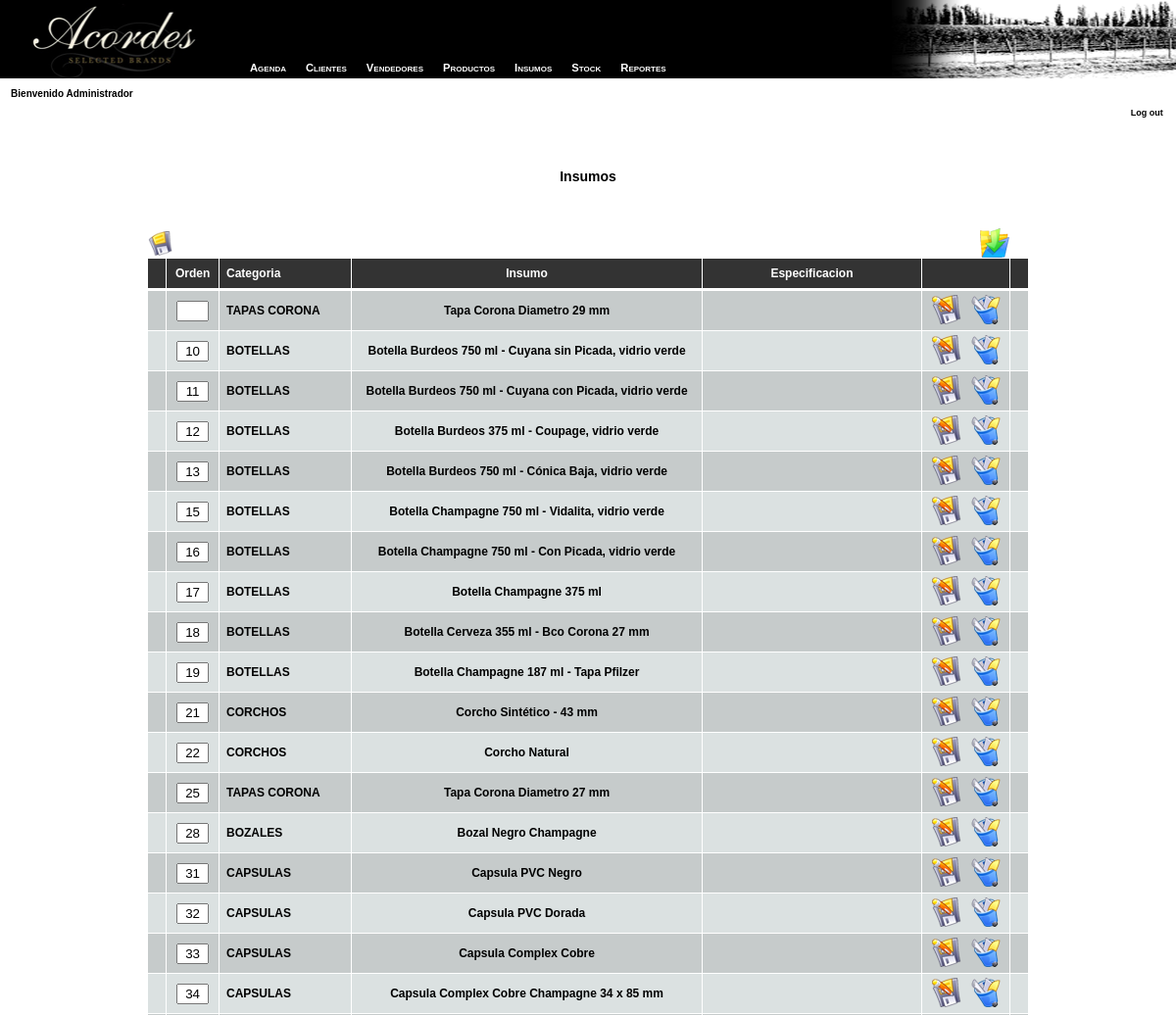
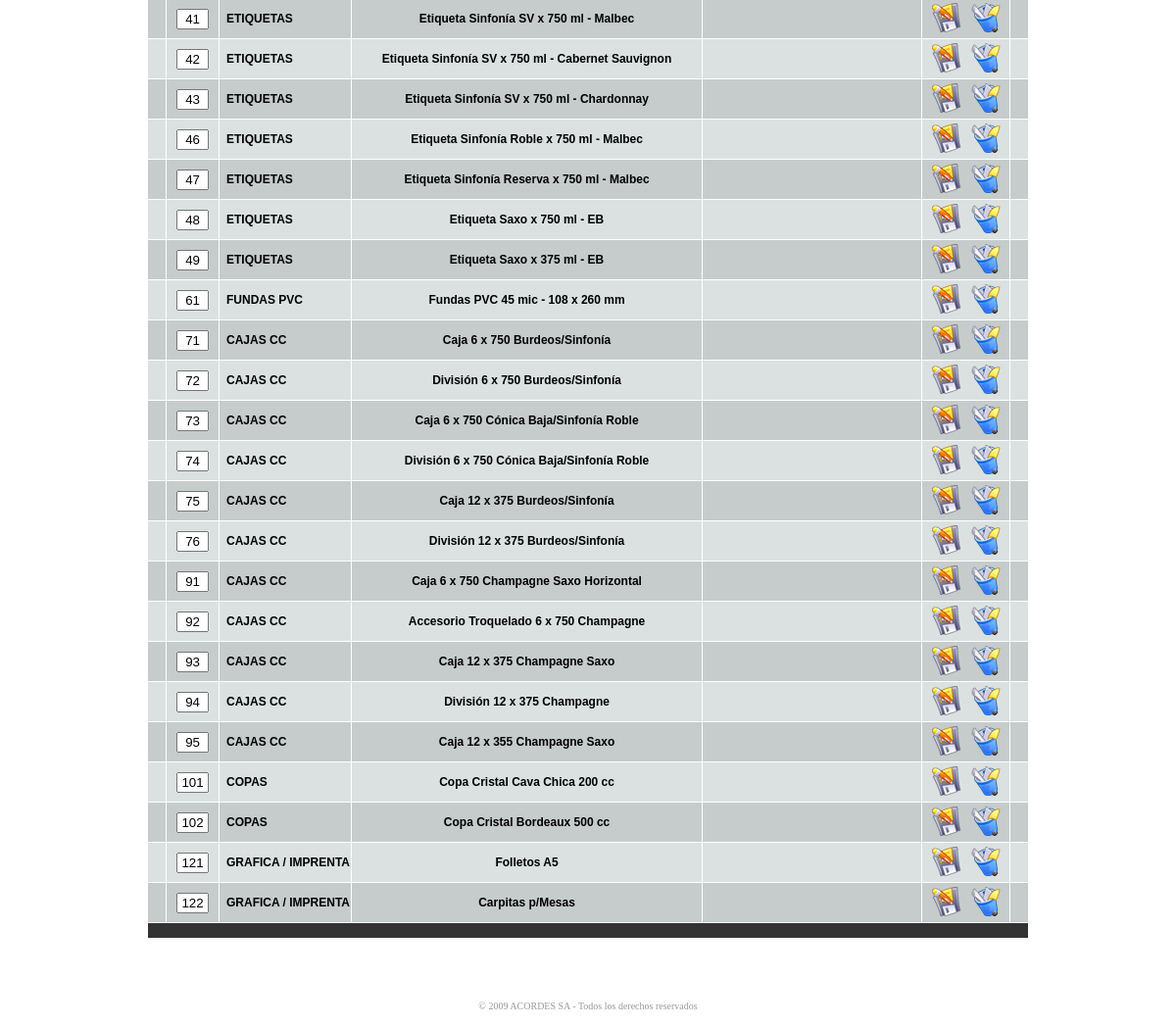
The page /web/administrador/abm_insumos.php (signed in) on the database its author committed (2 pictures, top to bottom).
### tables this page shows
CREATE TABLE `insumos` (
  `id_insumo` int(11) NOT NULL AUTO_INCREMENT,
  `id_categoria` int(11) DEFAULT NULL,
  `insumo` varchar(100) DEFAULT NULL,
  `detalle` text,
  `especificacion` varchar(200) DEFAULT NULL,
  `orden` tinyint(4) DEFAULT NULL,
  PRIMARY KEY (`id_insumo`),
  UNIQUE KEY `id_insumo` (`id_insumo`),
  KEY `id_insumo_2` (`id_insumo`)
);

CREATE TABLE `i_categorias` (
  `id_categoria` int(11) NOT NULL AUTO_INCREMENT,
  `categoria` varchar(100) DEFAULT NULL,
  PRIMARY KEY (`id_categoria`),
  UNIQUE KEY `id_categoria` (`id_categoria`),
  KEY `id_categoria_2` (`id_categoria`)
);

### web/administrador/conn.php (called while the page is built, shortened)
<?php
$conn_id = openConn();
function openConn (){
	$local = $_SERVER['SERVER_NAME'] == "localhost" ? true:false;
	if ($local) {
		$id = mysql_connect("localhost", "root") or die("error");
	} else {
		$id = mysql_connect("localhost", "acordes_user", "Acordes12") or die(mysql_error());
		mysql_select_db("acordes_bd", $id);
	}
	return $id;
}
function query ($str){
	global $conn_id;
	$q = mysql_query ($str, $conn_id) or die (mysql_error());
	return $q;
}
?>

### web/administrador/abm_insumos.php (the view, shortened to what this page needs)
<?
require("conn.php");
require("func.php");
$ver = $_REQUEST['ver'];
if($ver == "") $ver = "listar";
$id_insumo = $_REQUEST["id_insumo"];
$id_categoria = $_REQUEST["id_categoria"];
$insumo = $_REQUEST["insumo"];
$detalle = $_REQUEST["detalle"];
$especificacion = $_REQUEST["especificacion"];
?>
<html>
<head>
<link rel="stylesheet" href="includes/menu.css" type="text/css">
<link href="estilos.css" rel="stylesheet" type="text/css">
</head>
<body>
<?
	$vendedor = $_SESSION['nombre_vend'];
	$exp = explode(",", $vendedor);
	if($exp[1] == ""){
		$n = $exp[0];
	}else{
		$n = $exp[1];
	}
	include("_menu.php");
?>
<table width="100%" border="0" cellpadding="0" cellspacing="0">
		<tr>
			<td height="121" valign="top">
				<table width="100%" height="121" border="0" cellpadding="0" cellspacing="0" id="HEADER">
					<tr>
						<td width="343" valign="top" class="header-left3">
						  <img src="images/headers/mm-ap.jpg" width="341" height="80">
						  <p class="textToolBar">&nbsp;&nbsp;&nbsp;&nbsp;Bienvenido <?= $n?></p>
						</td>
						<td class="expand3">&nbsp;</td>
						<td width="358" valign="top" class="header-right3">
							<p>&nbsp;<br><br><br></p><p>&nbsp;</p>
					    	<p align="right"><a href="logout.php" class="textToolBarLink">Log out</a>&nbsp;&nbsp;&nbsp;</p>
						</td>
					</tr>
				</table>
			</td>
		</tr>
		<tr>
		  <td height="15"><div align="right"></div></td>
		</tr>
		<tr valign="top">
			<td height="5">
			</td>
		</tr>
		<tr><td height="30">&nbsp;</td></tr>
		<tr>
			<td valign="top" height="30">
<p align="center" class="titulo"><strong>Insumos</strong></p>
<br>
<?
if($ver != "listar"){
?>
	<table width="500" align="center" cellpadding="0" cellspacing="1">
		<form action="<?= $_SERVER['PHP_SELF']?>" method="POST" name="formu">
			<?	if($id_insumo == ""){?>
			  <input type="hidden" name="agregar" value="ok">
			  <tr height="30"><td class="t" colspan="4" align="center">Agregar un Insumo</td></tr>
			<?
				}
				else{
					$q2 = query("SELECT * FROM insumos WHERE id_insumo = $id_insumo");
					$rs2 = mysql_fetch_array($q2);
					$id_categoria = $rs2['id_categoria'];
					$insumo = $rs2['insumo'];
					$detalle = $rs2['detalle'];
					$especificacion = $rs2['especificacion'];
			?>
			  <input type="hidden" name="id_insumo" value="<?= $id_insumo?>">
			  <input type="hidden" name="modificar" value="ok">
			  <tr height="30"><td class="t" colspan="4" align="center">Modificar el Insumo</td></tr>
		 	<? }?>
			<tr height="30">
				<td width="25" class="c2">&nbsp;</td>
				<td width="150" class="c2" align="center">Categoria</td>
				<td width="500" class="c2">&nbsp;&nbsp;
					<select name="id_categoria">
						<option value="">Seleccionar la categoria</option>
						<option value="">----------------------------------</option>
						<?
						$q_c = query("SELECT * FROM i_categorias ORDER BY categoria");
						while($rs_c = mysql_fetch_array($q_c)){
						?>
						<option value="<?= $rs_c['id_categoria']?>" <? echo ($id_categoria == $rs_c['id_categoria'])?" SELECTED":""; ?> ><?= $rs_c['categoria']?></option>
						<? }?>
					</select>
				</td>
				<td width="25" class="c2">&nbsp;</td>
			</tr>
			<tr height="30">
				<td width="25" class="c1">&nbsp;</td>
				<td width="150" class="c1" align="center">Insumo</td>
				<td width="500" class="c1">&nbsp;&nbsp;<input type="text" name="insumo" value="<?= $insumo?>" size="50"></td>
				<td width="25" class="c1">&nbsp;</td>
			</tr>
			<tr height="30">
				<td width="25" class="c2">&nbsp;</td>
				<td width="150" class="c2" align="center">Especificacion</td>
				<td width="500" class="c2">&nbsp;&nbsp;
					<?
							$tmp = listarArchivos("../especificaciones/", "");
							echo "<Select name='especificacion'>\n";
							echo "<option value=''>Seleccione la especificacion del insumo</option>";
							echo "<option value=''>-----------------------------------</option>";
							for ($j=0; $j < count($tmp); $j++){
								if ($tmp[$j] != "Thumbs.db" && substr(strrchr($tmp[$j], '.'), 1) != "LCK"){
									$selected = $tmp[$j] == $especificacion ? "SELECTED":"";
									echo "<option value='". $tmp[$j] ."' $selected >". $tmp[$j] ."</option>\n";
								}
							}
							echo "</select>";
						?>&nbsp;&nbsp;<a href="javascript:popup('uploader_file.php?seccion=especificaciones');"><img src="images/b_import.png" border="0" alt="Cargar una especificacion"></a>
				</td>
				<td width="25" class="c2">&nbsp;</td>
			</tr>
			<tr height="120">
				<td width="25" class="c1">&nbsp;</td>
				<td width="150" class="c1" align="center">Detalle</td>
				<td width="500" class="c1">&nbsp;&nbsp;<textarea name="detalle" rows="7" cols="50"><?= $detalle?></textarea></td>
				<td width="25" class="c1">&nbsp;</td>
			</tr>
			<?	if($id_insumo == ""){?>
		  			<tr height="50">
						<td colspan="4" width="100%" class="t" align="center">
							<input type="image" name="enviar2" src="images/b_insert.png" alt="Agregar el Insumo" onClick="return confirmarA();">&nbsp;&nbsp;
							<a href="<?= $_SERVER['PHP_SELF']?>?ver=listar"><img src="images/b_back.png" width="30" height="30" border="0" alt="Volver"></a>
						</td>
					</tr>
			<?	} else{ ?>
		  			<tr height="50">
						<td colspan="4" width="100%" class="t" align="center">
							<input type="image" name="enviar3" src="images/b_insert.png" alt="Modificar el Insumo" onClick="return confirmarM();">&nbsp;&nbsp;
							<a href="<?= $_SERVER['PHP_SELF']?>?ver=listar"><img src="images/b_back.png" width="30" height="30" border="0" alt="Volver"></a>
						</td>
					</tr>
		 	<? }?>
		</form>
	</table>
<?
}
else{
?>
	<form action="<?= $_SERVER['PHP_SELF']?>" method="POST" name="formu" onSubmit="return confirmarO();">
		<table width="900" align="center" cellpadding="0" cellspacing="1">
			<tr>
				<td colspan="3"><input name="enviar3" type="image" src="images/b_insert.png" alt="Guardar el nuevo orden" align="middle" width="25"></td>
				<td colspan="3" align="right"><a href="<?= $_SERVER['PHP_SELF']?>?ver=insert"><img src="images/b_insert_new.png" border="0" alt="Insertar una nueva presentacion"></a></td>
			</tr>
			<tr height="30">
				<td width="2%" class="t">&nbsp;</td>
				<td width="6%" class="t" align="center"><a class="link_t" href="<?= $_SERVER['PHP_SELF']?>?ver=listar&order=orden" title="Ordenar x orden">Orden</a></td>
				<td width="15%" class="t">&nbsp;&nbsp;<a class="link_t" href="<?= $_SERVER['PHP_SELF']?>?ver=listar&order=categoria" title="Ordenar x Categoria">Categoria</a></td>
				<td width="40%" class="t" align="center"><a class="link_t" href="<?= $_SERVER['PHP_SELF']?>?ver=listar&order=insumo" title="Ordenar x Insumo">Insumo</a></td>
				<td width="25%" class="t" align="center"><a class="link_t" href="<?= $_SERVER['PHP_SELF']?>?ver=listar&order=especificacion" title="Agrupar x especificacion">Especificacion</a></td>
				<td width="10%" class="t">&nbsp;</td>
				<td width="2%" class="t">&nbsp;</td>
			</tr>
			<tr height="1"><td></td></tr>
			<?
			$order = $_REQUEST['order'];
			if($order == "") $order = "orden";
			$q = query("SELECT id_insumo, ic.categoria, orden, insumo, especificacion FROM insumos i
						INNER JOIN i_categorias ic ON ic.id_categoria = i.id_categoria
						ORDER BY $order");
			if(mysql_num_rows($q)>0){
				$t = 0;
				while($rs = mysql_fetch_array($q)){
					$c = $flag ? "c1":"c2";
					$flag =! $flag;
					$id_insumo = $rs['id_insumo'];
					$orden = $rs['orden'];
					$categoria = $rs['categoria'];
					$insumo = $rs['insumo'];
				?>
					<tr height="40" valign="middle">
						<td class="<?= $c?>">&nbsp;</td>
						<td class="<?= $c?>" align="center"><input name="orden_<?= $t?>" type="text" value="<?= $orden?>" size="1" style="text-align:center;"></td>
						<td class="<?= $c?>">&nbsp;&nbsp;<?= $categoria?></td>
						<td class="<?= $c?>" align="center"><?= $insumo?></td>
						<td class="<?= $c?>" align="center"><?= $file?></td>
						<td class="<?= $c?>" align="center">
							<a href="<?= $_SERVER['PHP_SELF']?>?id_insumo=<?= $id_insumo?>&ver=modificar"><img src="images/b_save.png" border="0" alt="Editar el insumo"></a>&nbsp;&nbsp;
							<a href="<?= $_SERVER['PHP_SELF']?>?borrar=ok&id_insumo=<?= $rs['id_insumo']?>" onClick="return confirmarE();"><img src="images/b_borrar.png" width="30" height="30" border="0" alt="Eliminar este insumo"></a>
						</td>
						<td class="<?= $c?>">&nbsp;</td>
					</tr>
				<?
					$t++;
				}
			}else{
				?>
				<tr height="60" valign="middle">
					<td class="c1" colspan="7" align="center">No hay ningun insumo cargado</td>
				</tr>
				<?
			}
			?>
			<tr height="15"><td colspan="7" class="t"></td></tr>
		</table>
	</form>
<? }?>
			</td>
		</tr>
		<tr><td vAlign="top" height="30"></td></tr>
		<tr>
			<td height="44" align="center" valign="bottom">
				<table class="pie" id="FOOTER" height="44" cellSpacing="0" cellPadding="0" width="100%" border="0">
					<tr>
						<td align="center">© 2009 ACORDES SA - Todos los derechos reservados</td>
					</tr>
				</table>
			</td>
		</tr>
	</table>
</body>
</html>

### web/administrador/includes/menu.css (style rules this page uses)
body { font-family:Tahoma, Geneva, sans-serif; }

### web/administrador/estilos.css (style rules this page uses)
body { margin-left:0; margin-top:0; margin-bottom:0; margin-right:0; font-family:Verdana, Arial, Helvetica, sans-serif; }
.titulo { font-size:14px; font-weight:900; }
.textToolBar { font-family: Verdana, Arial, Helvetica, sans-serif; font-size: 10px; font-weight: bold; color: #000000; }
.pie { font-family: Verdana; font-size: 10px; color: #999; background-image: url(images/gris_footer.gif); background-repeat: no-repeat; background-position: right bottom; }
td.c1 { background-color:#dbe1e1; font-size:12px; font-weight: bold; font-family: Arial, Verdana, sans-serif; text-decoration: none; color:#000000; }
td.c2 { background-color:#c6cbcb; font-size:12px; font-weight: bold; font-family: Arial, Verdana, sans-serif; text-decoration: none; color:#000000; }
td.t { background-color:#333333; font-size:12px; font-weight: bold; font-family: Arial, Verdana, sans-serif; text-decoration: none; color:#FFFFFF; }
a.link_t:link, a.link_t:visited, a.link_t:active { font-size: 12px; text-decoration: none; color:#FFFFFF }
a.textToolBarLink:link, a.textToolBarLink:visited, a.textToolBarLink:active { font-family: Verdana, Arial, Helvetica, sans-serif; font-size: 9px; font-weight: bold; color: #000000; }
.expand3 { background-image: url(images/headers/expand3.gif); background-repeat: repeat-x; }
.header-left3 { background-image: url(images/headers/header-left3.gif); background-repeat: no-repeat; }
.header-right3 { background-image: url(images/headers/header-right3.gif); background-repeat: no-repeat; }

### rows shown on the page
insumos: i_categorias.categoria "TAPAS CORONA", insumo "Tapa Corona Diametro 29 mm"
insumos: orden "10", i_categorias.categoria "BOTELLAS", insumo "Botella Burdeos 750 ml - Cuyana sin Picada, vidrio verde"
insumos: orden "11", i_categorias.categoria "BOTELLAS", insumo "Botella Burdeos 750 ml - Cuyana con Picada, vidrio verde"
insumos: orden "12", i_categorias.categoria "BOTELLAS", insumo "Botella Burdeos 375 ml - Coupage, vidrio verde"
insumos: orden "13", i_categorias.categoria "BOTELLAS", insumo "Botella Burdeos 750 ml - Cónica Baja, vidrio verde"
insumos: orden "15", i_categorias.categoria "BOTELLAS", insumo "Botella Champagne 750 ml - Vidalita, vidrio verde"
insumos: orden "16", i_categorias.categoria "BOTELLAS", insumo "Botella Champagne 750 ml - Con Picada, vidrio verde"
insumos: orden "17", i_categorias.categoria "BOTELLAS", insumo "Botella Champagne 375 ml"
insumos: orden "18", i_categorias.categoria "BOTELLAS", insumo "Botella Cerveza 355 ml - Bco Corona 27 mm"
insumos: orden "19", i_categorias.categoria "BOTELLAS", insumo "Botella Champagne 187 ml - Tapa Pfilzer"
insumos: orden "21", i_categorias.categoria "CORCHOS", insumo "Corcho Sintético - 43 mm"
insumos: orden "22", i_categorias.categoria "CORCHOS", insumo "Corcho Natural"
insumos: orden "25", i_categorias.categoria "TAPAS CORONA", insumo "Tapa Corona Diametro 27 mm"
insumos: orden "28", i_categorias.categoria "BOZALES", insumo "Bozal Negro Champagne"
insumos: orden "31", i_categorias.categoria "CAPSULAS", insumo "Capsula PVC Negro"
insumos: orden "32", i_categorias.categoria "CAPSULAS", insumo "Capsula PVC Dorada"
insumos: orden "33", i_categorias.categoria "CAPSULAS", insumo "Capsula Complex Cobre"
insumos: orden "34", i_categorias.categoria "CAPSULAS", insumo "Capsula Complex Cobre Champagne 34 x 85 mm"
insumos: orden "41", i_categorias.categoria "ETIQUETAS", insumo "Etiqueta Sinfonía SV x 750 ml - Malbec"
insumos: orden "42", i_categorias.categoria "ETIQUETAS", insumo "Etiqueta Sinfonía SV x 750 ml - Cabernet Sauvignon"
insumos: orden "43", i_categorias.categoria "ETIQUETAS", insumo "Etiqueta Sinfonía SV x 750 ml - Chardonnay"
insumos: orden "46", i_categorias.categoria "ETIQUETAS", insumo "Etiqueta Sinfonía Roble x 750 ml - Malbec"
insumos: orden "47", i_categorias.categoria "ETIQUETAS", insumo "Etiqueta Sinfonía Reserva x 750 ml - Malbec"
insumos: orden "48", i_categorias.categoria "ETIQUETAS", insumo "Etiqueta Saxo x 750 ml - EB"
insumos: orden "49", i_categorias.categoria "ETIQUETAS", insumo "Etiqueta Saxo x 375 ml - EB"
insumos: orden "61", i_categorias.categoria "FUNDAS PVC", insumo "Fundas PVC 45 mic - 108 x 260 mm"
insumos: orden "71", i_categorias.categoria "CAJAS CC", insumo "Caja 6 x 750 Burdeos/Sinfonía"
insumos: orden "72", i_categorias.categoria "CAJAS CC", insumo "División 6 x 750 Burdeos/Sinfonía"
insumos: orden "73", i_categorias.categoria "CAJAS CC", insumo "Caja 6 x 750 Cónica Baja/Sinfonía Roble"
insumos: orden "74", i_categorias.categoria "CAJAS CC", insumo "División 6 x 750 Cónica Baja/Sinfonía Roble"
insumos: orden "75", i_categorias.categoria "CAJAS CC", insumo "Caja 12 x 375 Burdeos/Sinfonía"
insumos: orden "76", i_categorias.categoria "CAJAS CC", insumo "División 12 x 375 Burdeos/Sinfonía"
insumos: orden "91", i_categorias.categoria "CAJAS CC", insumo "Caja 6 x 750 Champagne Saxo Horizontal"
insumos: orden "92", i_categorias.categoria "CAJAS CC", insumo "Accesorio Troquelado 6 x 750 Champagne"
insumos: orden "93", i_categorias.categoria "CAJAS CC", insumo "Caja 12 x 375 Champagne Saxo"
insumos: orden "94", i_categorias.categoria "CAJAS CC", insumo "División 12 x 375 Champagne"
insumos: orden "95", i_categorias.categoria "CAJAS CC", insumo "Caja 12 x 355 Champagne Saxo"
insumos: orden "101", i_categorias.categoria "COPAS", insumo "Copa Cristal Cava Chica 200 cc"
insumos: orden "102", i_categorias.categoria "COPAS", insumo "Copa Cristal Bordeaux 500 cc"
insumos: orden "121", i_categorias.categoria "GRAFICA / IMPRENTA", insumo "Folletos A5"
insumos: orden "122", i_categorias.categoria "GRAFICA / IMPRENTA", insumo "Carpitas p/Mesas"

### other values the page prints
$n "Administrador"
